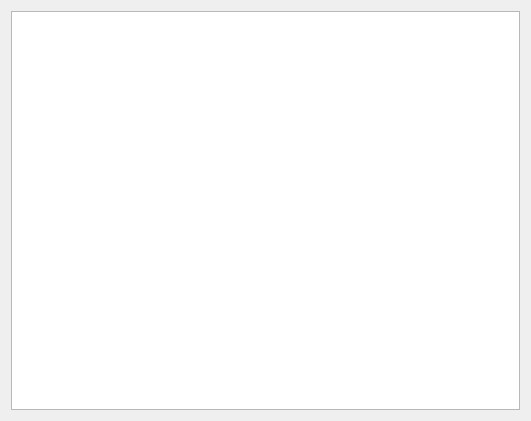
<?xml version="1.0" encoding="UTF-8"?>
<ui version="4.0">
 <class>SingleTextFilePreview</class>
 <widget class="QWidget" name="SingleTextFilePreview">
  <property name="geometry">
   <rect>
    <x>0</x>
    <y>0</y>
    <width>531</width>
    <height>421</height>
   </rect>
  </property>
  <property name="sizePolicy">
   <sizepolicy hsizetype="Expanding" vsizetype="Expanding">
    <horstretch>0</horstretch>
    <verstretch>0</verstretch>
   </sizepolicy>
  </property>
  <property name="windowTitle">
   <string>Text</string>
  </property>
  <layout class="QGridLayout" name="gridLayout_2">
   <item row="0" column="0">
    <widget class="QPlainTextEdit" name="plainTextEdit">
     <property name="readOnly">
      <bool>true</bool>
     </property>
    </widget>
   </item>
  </layout>
 </widget>
 <resources/>
 <connections/>
</ui>
